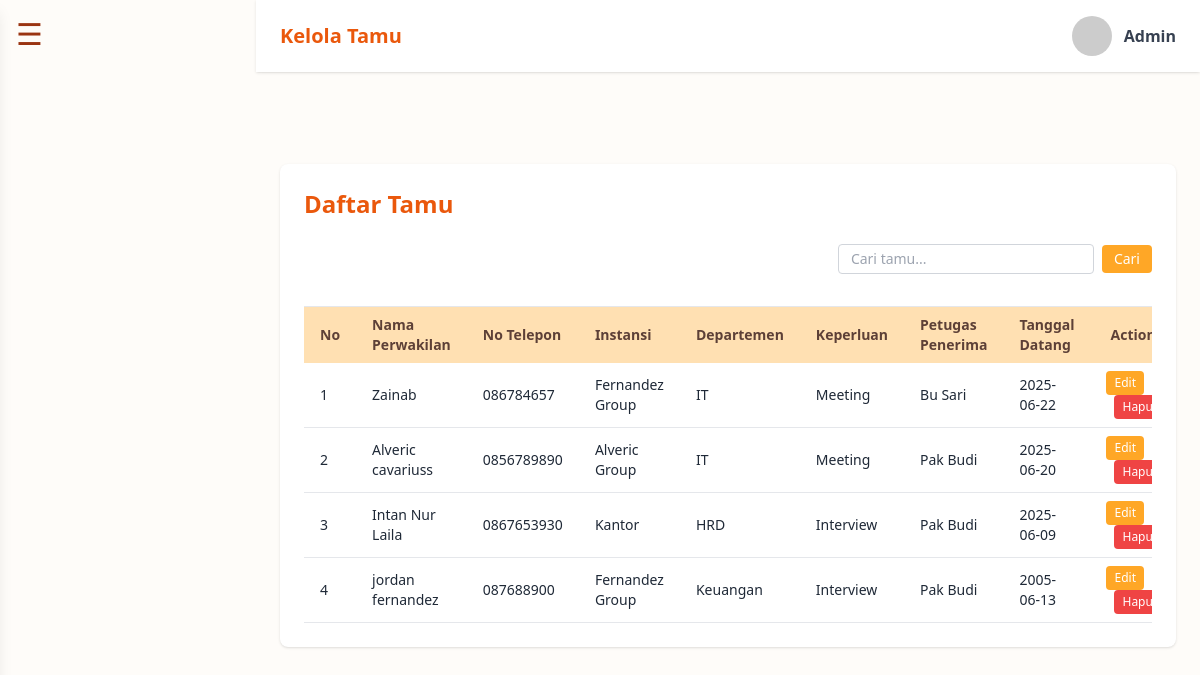
Screenshot of /tamu/index.php (signed in) with the database file from the repository.
### tables this page shows
CREATE TABLE `tamu` (
  `id` int(11) NOT NULL,
  `nama` varchar(100) DEFAULT NULL,
  `tanggal` date DEFAULT NULL,
  `keperluan` varchar(100) DEFAULT NULL,
  `petugas` varchar(100) DEFAULT NULL,
  `departemen` varchar(100) DEFAULT NULL,
  `telepon` varchar(20) DEFAULT NULL,
  `instansi` varchar(100) DEFAULT NULL
);

### tamu/index.php (the view, shortened to what this page needs)
<?php
require '../config/koneksi.php';
include '../layouts/sidebar-admin.php';
$search = isset($_GET['search']) ? trim($_GET['search']) : '';
$query = "SELECT * FROM tamu";
$query .= " ORDER BY tanggal DESC";
$result = mysqli_query($conn, $query);
?>
<!DOCTYPE html>
<html lang="id">
<head>
  <script src="https://cdn.tailwindcss.com"></script>
</head>
<body class="text-gray-800">
<header class="bg-white py-4 px-6 shadow flex justify-between items-center fixed top-0 left-64 right-0 z-40">
  <h1 class="text-xl font-bold text-orange-600">Kelola Tamu</h1>
  <div class="flex items-center gap-3">
    <img src="https://i.pravatar.cc/40" class="rounded-full w-10 h-10" alt="Profile">
    <span class="font-semibold text-gray-700">Admin</span>
  </div>
</header>
<main class="pt-24 ml-64 px-6 pb-10">
  <div class="bg-white p-6 rounded-lg shadow">
    <h1 class="text-2xl font-bold mb-6 text-orange-600">Daftar Tamu</h1>
    <div class="mb-4 flex justify-end">
      <form method="GET" class="flex items-center gap-2">
        <input type="text" name="search" value="<?= htmlspecialchars($search) ?>" placeholder="Cari tamu..." class="border border-gray-300 rounded px-3 py-1 text-sm w-64">
        <button type="submit" class="btn-orange text-white px-3 py-1 rounded text-sm hover:bg-orange-600">Cari</button>
      </form>
    </div>
    <div class="overflow-x-auto">
      <table class="w-full text-sm text-left border-t">
        <thead class="table-header">
          <tr>
            <th class="px-4 py-2">No</th>
            <th class="px-4 py-2">Nama Perwakilan</th>
            <th class="px-4 py-2">No Telepon</th>
            <th class="px-4 py-2">Instansi</th>
            <th class="px-4 py-2">Departemen</th>
            <th class="px-4 py-2">Keperluan</th>
            <th class="px-4 py-2">Petugas Penerima</th>
            <th class="px-4 py-2">Tanggal Datang</th>
            <th class="px-4 py-2 text-center">Actions</th>
          </tr>
        </thead>
        <tbody>
          <?php $no = 1; while($row = mysqli_fetch_assoc($result)): ?>
            <tr class="border-b table-row">
              <td class="px-4 py-2"><?= $no++; ?></td>
              <td class="px-4 py-2"><?= htmlspecialchars($row['nama']); ?></td>
              <td class="px-4 py-2"><?= htmlspecialchars($row['telepon']); ?></td>
              <td class="px-4 py-2"><?= htmlspecialchars($row['instansi']); ?></td>
              <td class="px-4 py-2"><?= htmlspecialchars($row['departemen']); ?></td>
              <td class="px-4 py-2"><?= htmlspecialchars($row['keperluan']); ?></td>
              <td class="px-4 py-2"><?= htmlspecialchars($row['petugas']); ?></td>
              <td class="px-4 py-2"><?= htmlspecialchars($row['tanggal']); ?></td>
              <td class="px-4 py-2 text-center">
                <div class="relative inline-block text-left">
                  <button onclick="openEditModal(<?= $row['id']; ?>, '<?= htmlspecialchars(addslashes($row['nama'])); ?>', '<?= htmlspecialchars(addslashes($row['telepon'])); ?>', '<?= $row['tanggal']; ?>')" class="btn-orange text-white px-2 py-1 rounded text-xs">Edit</button>
                  <button onclick="confirmDelete(<?= $row['id']; ?>)" class="ml-2 bg-red-500 hover:bg-red-600 text-white px-2 py-1 rounded text-xs">Hapus</button>
                </div>
              </td>
            </tr>
          <?php endwhile; ?>
        </tbody>
      </table>
    </div>
  </div>
</main>
</body>
</html>

### tamu/index.php (style rules this page uses)
body { background-color: #fefcf9; }
.table-header { background-color: #FFE0B2; color: #5D4037; }
.btn-orange { background-color: #FFA726; }

### rows the page displays
tamu: nama "Zainab", telepon "086784657", instansi "Fernandez Group", departemen "IT", keperluan "Meeting", petugas "Bu Sari", tanggal "2025-06-22"
tamu: nama "Alveric cavariuss", telepon "0856789890", instansi "Alveric Group", departemen "IT", keperluan "Meeting", petugas "Pak Budi", tanggal "2025-06-20"
tamu: nama "Intan Nur Laila", telepon "0867653930", instansi "Kantor", departemen "HRD", keperluan "Interview", petugas "Pak Budi", tanggal "2025-06-09"
tamu: nama "jordan fernandez", telepon "087688900", instansi "Fernandez Group", departemen "Keuangan", keperluan "Interview", petugas "Pak Budi", tanggal "2005-06-13"
